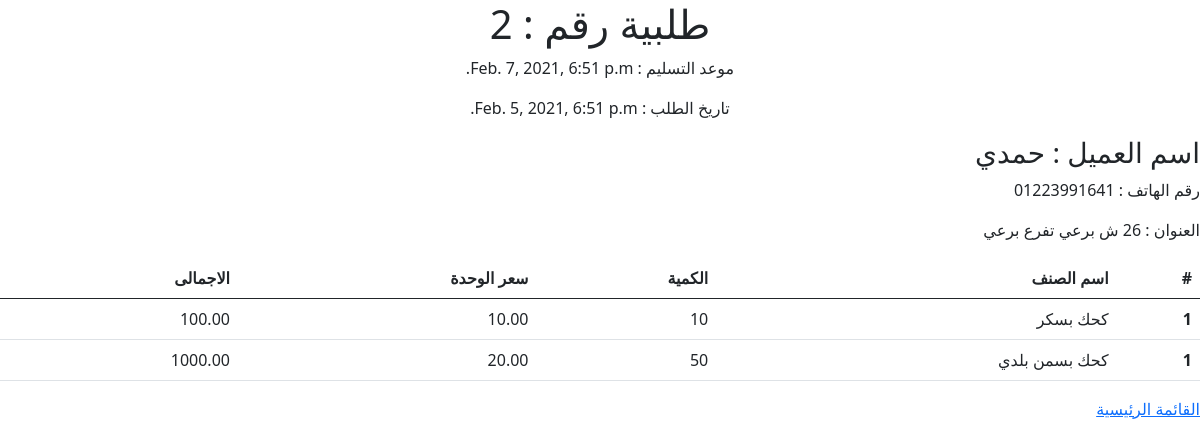
Page /order/2 on the committed database.
### OrdersApp/models.py (models this page shows, shortened)
class Order(models.Model):
    orderId = models.AutoField(primary_key=True)
    customer =  models.ForeignKey("Customer", on_delete=models.CASCADE)
    publishedAt = models.DateTimeField(auto_now=True, auto_now_add=False)
    deadLine =  models.DateTimeField(auto_now=False, auto_now_add=False)
    totalPrice = models.DecimalField(max_digits=10, decimal_places=2 )

class Customer(models.Model):
    customerId = models.AutoField(primary_key=True)
    name = models.CharField(max_length=100)
    phone = models.CharField( max_length=11 , blank=True)
    address = models.CharField(max_length=200 , blank=True)
    financialAccount = models.DecimalField(max_digits=10, decimal_places=2)

class RecordInOrder(models.Model):
    recordId = models.AutoField(primary_key=True)
    order = models.ForeignKey("Order", on_delete=models.CASCADE)
    item = models.ForeignKey("Item", on_delete=models.CASCADE)
    quantity = models.IntegerField()
    price = models.DecimalField(max_digits=10, decimal_places=2)
    total = models.DecimalField(max_digits=10, decimal_places=2)
    status = models.BooleanField() # 0 not yet  ---   1 Done

class Item(models.Model):
    itemId = models.AutoField(primary_key=True)
    name = models.CharField(max_length=100)
    itemCode = models.IntegerField()
    price = models.IntegerField(blank=True)

### OrdersApp/views.py (the view)
# urls.py: path('order/<int:id>',orderDetails,name="orderDetails")
def orderDetails(req, id) :
    order = Order.objects.get(orderId = id)
    customer = Customer.objects.get(customerId = order.customer.customerId)
    itemsInOrder = RecordInOrder.objects.filter(order = id)
    context = {'order' : order  , 'customer' :customer , 'itemsInOrder' : itemsInOrder }
    return render(req , 'orderDetails.html', context=context)

### OrdersApp/templates/orderDetails.html
{% extends 'base.html' %}
{% block body %}
<div align="center">
    <h1> طلبية رقم  : {{order.orderId}}</h1>
    <P>موعد التسليم : {{order.deadLine}}</P>
    <P>تاريخ الطلب : {{order.publishedAt}}</P>
</div>
<div>
    <h3>اسم العميل : {{ customer.name }}</h3>
    <p> رقم الهاتف : {{ customer.phone }} </p>
    <p> العنوان :  {{ customer.address }} </p>
</div>
<table class="table">
  <thead>
    <tr>
      <th scope="col">#</th>
      <th scope="col">اسم الصنف</th>
      <th scope="col">الكمية</th>
      <th scope="col">سعر الوحدة </th>
      <th scope="col"> الاجمالى</th>
    </tr>
  </thead>
  <tbody>
  {% for item  in itemsInOrder %}
    <tr>
      <th scope="row">1</th>
      <td>{{item.item.name}}</td>
      <td>{{item.quantity}}</td>
      <td>{{item.price}}</td>
      <td>{{item.total}}</td>
    </tr>
  {% endfor %}
  </tbody>
</table>
<a href="{% url 'orders' %}">
  القائمة الرئيسية
</a>
{% endblock body %}

### rows in the picture
Order: deadLine "Feb. 7, 2021, 6:51 p.m.", publishedAt "Feb. 5, 2021, 6:51 p.m."
Customer: name "حمدي", phone "01223991641", address "26 ش برعي تفرع برعي"
RecordInOrder: item.name "كحك بسكر", quantity "10", price "10.00", total "100.00"
RecordInOrder: item.name "كحك بسمن بلدي", quantity "50", price "20.00", total "1000.00"
